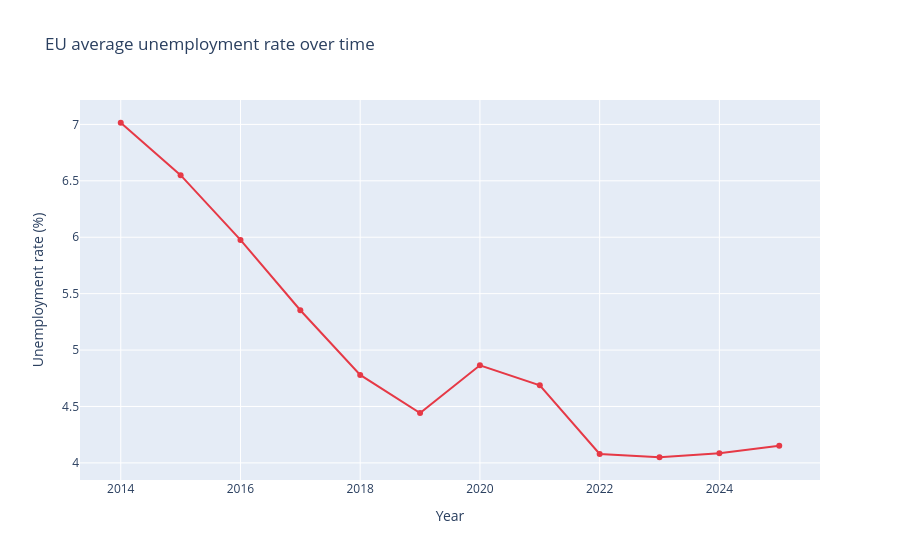

Notebook source saved alongside this figure:
### Code cell
# plot 6: EU average unemployment rate over time
eu_unemp = df_unemployment_clean.groupby("year")["unemployment_rate"].mean().reset_index()
 
fig6 = px.line(
    eu_unemp, x="year", y="unemployment_rate",
    markers=True,
    title="EU average unemployment rate over time",
    labels={"unemployment_rate": "Unemployment rate (%)", "year": "Year"},
    color_discrete_sequence=["#E63946"],
)
fig6.show()
# fig6.write_html("eu_avg_unemployment.html", **EXPORT_KWARGS)

### Figure 1 — Plotly figure (JSON) as saved in the notebook; plotly's stock layout.template omitted (floating-point values rounded to 4 significant figures)
{"data": [{"hovertemplate": "Year=%{x}<br>Unemployment rate (%)=%{y}<extra></extra>", "legendgroup": "", "line": {"color": "#E63946", "dash": "solid"}, "marker": {"symbol": "circle"}, "mode": "lines+markers", "name": "", "orientation": "v", "showlegend": false, "type": "scatter", "x": [2014, 2015, 2016, 2017, 2018, 2019, 2020, 2021, 2022, 2023, 2024, 2025], "xaxis": "x", "y": [7.015, 6.55, 5.976, 5.353, 4.779, 4.441, 4.865, 4.688, 4.079, 4.05, 4.085, 4.152], "yaxis": "y"}], "layout": {"legend": {"tracegroupgap": 0}, "title": {"text": "EU average unemployment rate over time"}, "xaxis": {"anchor": "y", "domain": [0, 1], "title": {"text": "Year"}}, "yaxis": {"anchor": "x", "domain": [0, 1], "title": {"text": "Unemployment rate (%)"}}}}
